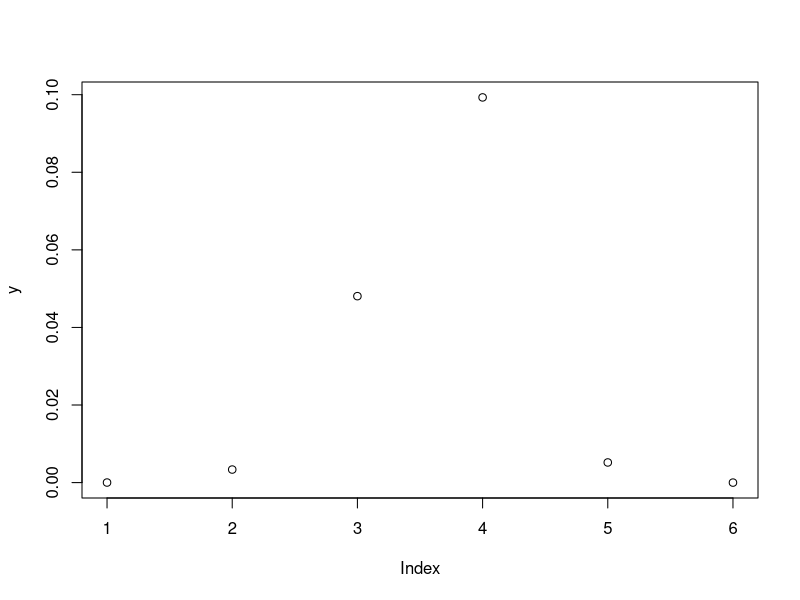

Write R code to recreate this figure.
# 1) Esperança
1000 - (30000 * 0.03)

# 2) Calcular média de divisores do numero sorteado.
# 1 = 1; 2 = 1, 2; 3 = 1, 3; 4 = 1, 2, 4; 5 = 1, 5
# 6 = 1, 2, 3, 6; 7 = 1, 7; 8 = 1, 2, 4, 8; 9 = 1, 3, 9
# 10 = 1, 2, 5, 10
length(c(1, 1, 2, 1, 3, 1, 2, 3, 1, 2, 3, 4, 1, 5, 1, 2, 3, 6, 1, 7,
  1, 2, 4, 8, 1, 3, 9, 1, 2, 5, 10)); 
10 * (10/31)

# 3) Aposta dos dados
one = 3 * (1/6 * 5/6 * 5/6) # Apenas um dos dados na face 1
two = 3 * (1/6 * 1/6 * 5/6) # Dois dados na face 1
three = (1/6 * 1/6 * 1/6) # Todos os dados na face 1
# Calcular os ganhos dado o valor e a probabilidade de cada resultado
ganhos = 20 - (one * 20 + two * 50 + three * 80); ganhos

# 4) probabilidades de que haja 1, 2, 3, 4 ou 5 = 0.05, 0.20, 0.40, 0.25 e 0.10
# a) Número médio de pessoas por carro
por_carro = 1 * 0.05 + 2 * 0.2 + 3 * 0.4 + 4 * 0.25 + 5 * 0.1
# b) Em 4000 carros/h, numero esperado em 10h
total = por_carro * 4000 * 10; total

# 5) Probabilidade das bolas de 1 a 6 e esperança de lucro
perder = -600 * (4/6 + 1/6 * 4/5)
ganhar_direto = 900 * 1/6 
ganhar_elim = 3000 * (1/6 * 1/5)
lucro = perder + ganhar_direto + ganhar_elim; lucro

# 6) 
y = dbinom(c(5, 10, 15, 20, 30, 50), 100, 0.2); y
plot(y)

combinatoria = function(n, y) {  # Combinação N p a p
  factorial(n) / (factorial(y) * factorial(n - y))
}

# 7) Y ∼ Bin(10, 2/3)
n = 10; p = 2/3; comp_p = 1/3
# a) P(Y=3);
combinatoria(n, 3) * p^3 * comp_p^7
# b) P(Y ≤ 2); P(y=0) + P(y=1) + P(y=2)
combinatoria(n, 2) * p^2 * comp_p^8 + 
combinatoria(n, 1) * p^1 * comp_p^9 + 
combinatoria(n, 0) * p^0 * comp_p^10
# c) P(Y ≥ 4); 1 - (P(y=0) + P(y=1) + P(y=2) + P(y=3))
1 - (combinatoria(n, 3) * p^3 * comp_p^7 +
combinatoria(n, 2) * p^2 * comp_p^8 + 
combinatoria(n, 1) * p^1 * comp_p^9 + 
combinatoria(n, 0) * p^0 * comp_p^10)
# d) P(3 < Y < 5);
combinatoria(n, 4) * p^4 * comp_p^6
# e) Esperança e Variancia
n*p # E(Y) = np
n*p*comp_p # V(Y) = np(1 − p) 

# 8) Uma moeda e lancada 20 vezes. Qual a probabilidade de 8 caras?
# Y ∼ Bin(20, 1/2)
n = 20; p = 1/2
combinatoria(n, 8) * p^8 * p^12
n*p  # esperança
n*p*(1-p) # variancia

# 9) Em 30 bezerros nascidos, 60% foram fêmeas.
30*0.6  # valor esperado
sqrt(30*0.6*0.4)  # desvio padrão

# 10) 20% dos animais submetidos a um certo tratamento nao sobrevivem. Feito com 20
# animais e Y são os não sobreviventes
# a) Numero medio de sobreviventes
20 - 0.2*20
# b) Variancia e desvio padrao 
var = 20*0.8*0.2 # variancia
sd = sqrt(var); var; sd
# c) P(2 < Y ≤ 4); = P(Y=3) + p(Y=4)
combinatoria(20, 3) * 0.2^3 * 0.8^17 + combinatoria(20, 4) * 0.2^4 * 0.8^16
# d) P(Y ≥ 2); = 1 - (P(Y=0)+P(Y=1))
1 - (combinatoria(20, 0) * 0.2^0 * 0.8^20 + combinatoria(20, 1) * 0.2^1 * 0.8^19)

# 11) 10% das vacinas de um determinado lab tem validade vencida. Retira-se 10
# a) Prob de todas vencidas P(y=10)
combinatoria(10, 10) * 0.1^10 * 0.9^0
# b) no maximo tres com validade vencida? P(Y<=3) = P(Y=0) + P(Y=1) + P(Y=2) + P(Y=3)
(combinatoria(10, 0) * 0.1^0 * 0.9^10 + combinatoria(10, 1) * 0.1^1 * 0.9^9 
+ combinatoria(10, 2) * 0.1^2 * 0.9^8 + combinatoria(10, 3) * 0.1^3 * 0.9^7)
# c) existir vacina com validade vencida? 1 - P(y=0)
1 - (combinatoria(10, 0) * 0.1^0 * 0.9^10)
# d) uma vacina com validade vencida? P(y=1)
combinatoria(10, 1) * 0.1^1 * 0.9^9

# 12) 30% de uma certa populacao sao imunes a alguma doenca. Amostra de 10
# a) ela contenha exatamente 4 pessoas imunes? P(y=4)
combinatoria(10, 4) * 0.3^4 * 0.7^6
# b) ela contenha mais que 4 pessoas imunes? 1 - (P(y=0)+P(y=1)+P(y=2)+P(y=3)+P(y=4))
1 - (combinatoria(10, 0) * 0.3^0 * 0.7^10 + combinatoria(10, 1) * 0.3^1 * 0.7^9
     + combinatoria(10, 2) * 0.3^2 * 0.7^8 + combinatoria(10, 3) * 0.3^3 * 0.7^7
     + combinatoria(10, 4) * 0.3^4 * 0.7^6)

# 13) 16% dos membros sao canhotos. Amostra de 10
# a) a probabilidade de que exatamente dois sejam canhotos; P(y=2)
combinatoria(10, 2) * 0.16^2 * 0.84^8
# b) P(Y ≥ 2); 1 - (P(y=0)+P(y=1))
1 - (combinatoria(10, 0) * 0.16^0 * 0.84^10 + combinatoria(10, 1) * 0.16^1 * 0.84^9)
# c) P(Y < 2); = P(y=0) + P(y=1)
(combinatoria(10, 0) * 0.16^0 * 0.84^10 + combinatoria(10, 1) * 0.16^1 * 0.84^9)
# d) P(1 ≤ Y ≤ 4); = P(y=1) + P(y=2) + P(y=3) + P(y=4)
(combinatoria(10, 1) * 0.16^1 * 0.84^9 + combinatoria(10, 2) * 0.16^2 * 0.84^8
+ combinatoria(10, 3) * 0.16^3 * 0.84^7 + combinatoria(10, 4) * 0.16^4 * 0.84^6)

# 14) probabilidade de recuperação para uma certa doença seja conhecida e igual a 0,4. Se 15
# contraem a doença
# a) tres ou mais se recuperem? P(Y >= 3) = 1 - (P(y=0)+P(y=1)+P(y=2))
1 - (combinatoria(15, 0) * 0.4^0 * 0.6^15 + combinatoria(15, 1) * 0.4^1 * 0.6^14
     + combinatoria(15, 2) * 0.4^2 * 0.6^13)
# b) quatro ou mais? P(Y >= 4) = 1 - (P(y=0)+P(y=1)+P(y=2)+P(y=3))
1 - (combinatoria(15, 0) * 0.4^0 * 0.6^15 + combinatoria(15, 1) * 0.4^1 * 0.6^14
     + combinatoria(15, 2) * 0.4^2 * 0.6^13 + combinatoria(15, 3) * 0.4^3 * 0.6^12)
# c) cinco ou mais? P(Y >= 4) = 1 - (P(y=0)+P(y=1)+P(y=2)+P(y=3)+P(y=4))
1 - (combinatoria(15, 0) * 0.4^0 * 0.6^15 + combinatoria(15, 1) * 0.4^1 * 0.6^14
     + combinatoria(15, 2) * 0.4^2 * 0.6^13 + combinatoria(15, 3) * 0.4^3 * 0.6^12
     + combinatoria(15, 4) * 0.4^4 * 0.6^11)
# d) menos que tres? P(y=0)+P(y=1)+P(y=2)
(combinatoria(15, 0) * 0.4^0 * 0.6^15 + combinatoria(15, 1) * 0.4^1 * 0.6^14
  + combinatoria(15, 2) * 0.4^2 * 0.6^13)

# 15) nascer uma crianca do sexo feminino é de 47%, qual a probabilidade
# de que uma famılia de 6 filhos seja constituıda por seis criancas do sexo feminino?
combinatoria(6, 6) * 0.47^6 * 0.53^0 # binomial n=6, p=0.47

# 16) a taxa de mortalidade em clınicas veterinarias é de 12%. 8 amostras
# a) a probabilidade de nao haver obito na amostra; P(y=0)
combinatoria(8, 0) * 0.12^0 * 0.88^8
# b) a probabilidade de haver exatamente 2 obitos na amostra; P(y=2)
combinatoria(8, 2) * 0.12^2 * 0.88^6
# c) a probabilidade de haver ao menos um obito na amostra; 1 - P(y=0)
1 - combinatoria(8, 0) * 0.12^0 * 0.88^8
# d) a probabilidade de haver no maximo 2 obitos na amostra; P(y=0)+P(y=1)+P(Y=2)
(combinatoria(8, 0) * 0.12^0 * 0.88^8 + combinatoria(8, 1) * 0.12^1 * 0.88^7
+ combinatoria(8, 2) * 0.12^2 * 0.88^6)
# e) o numero medio de obitos; esperança n*p
8*0.12
# f) o desvio padrao do numero de obitos. raiz da variancia = sqrt(n*p*(1-p))
sqrt(8*0.12*0.88)

# ===> POISSON = e^−λ * λ^y / y!
e = exp(1)

# 17) distribuiçao de Poisson. Os registros do hospital revelam que as admissoes 
# ao setor de emergencias sao, em media, tres por dia, durante este perıodo.
# a) exatamente duas admissoes ao setor de emergencias ocorrerao em um dado dia;
# lambda = 3, y = 2, e = 2.71
(e^-3 * 3^2) / factorial(2)
# b) nenhuma admissao ao setor de emergencias ocorrera em um dado dia;
# lambda = 3, y = 0, e = 2.71
(e^-3 * 3^0) / factorial(0)
# c) ocorram tres ou quatro admissoes ao setor de emergencias em um dado dia.
(e^-3 * 3^3) / factorial(3) + (e^-3 * 3^4) / factorial(4)

# 18) O numero medio de organismos por amostrafoi encontrado como sendo dois. 
# Assumindo o numero de organismos tendo uma distribuicao de Poisson
# lambda = 2
# a) a proxima amostra coletada contera um ou mais organismos; 1 - P(y=0)
1 - (e^-2 * 2^0) / 1
# b) a proxima amostra coletada contera exatamente tres organismos;
(e^-2 * 2^3) / factorial(3)

# 19) 5 bacterias por cm3 de um lıquido, com Poisson
# a) qual é o desvio padrao do numero de bacterias por cm3; sqrt(variancia) = sqrt(lambda)
sqrt(5)
# b) probabilidade de que pelo menos duas bacterias ocorram num volume de lıquido de 1cm3
# = 1 - (P(y=0)+P(y=1))
1 - ((e^-5 * 5^0) / 1 + (e^-5 * 5^1) / 1)

# 20) resultante da reação de um determinado soro é 0.0001. 
# Determinar a probabilidade de, entre 2000 indivıduos:
# a) exatamente tres sofrerem a reacao;
dbinom(3, 2000, 0.0001)
combinatoria(2000, 3) * 0.0001^3 * 0.9999^1997
# b) mais de dois sofrerem a reação. 1 - P(y=0)+P(y=1)+P(y=2)
1 - pbinom(2, 2000, 0.0001)
1 - (dbinom(0, 2000, 0.0001) + dbinom(1, 2000, 0.0001) + dbinom(2, 2000, 0.0001))

# 21) Num livro de 800 paginas ha 800 erros de impressao. Qual a probabilidade de 
# que uma pagina contenha pelo menos 3 erros?
# 1 erro por pagina media
1 - ((e^-1 * 1^0) / 1 + (e^-1 * 1^1) / 1 + (e^-1 * 1^2) / 2)

# 22) Em um total de n plantas irradiadas, e p = 0.0004 a probabilidade de
# uma planta irradiada apresentar mutação. Poisson com aproximação a Binomial
# a) nao aparecer nenhuma planta com mutacao em 900 plantas;
lambda = 0.0004*900; lambda
(e^-lambda * lambda^0) / 1
# b) de aparecer ao menos uma planta com mutação em 900 plantas; = 1-P(y=0)
1 - ((e^-lambda * lambda^0) / 1)

# 23) Seja Y o numero de arvores de castanha-jaranacom distribuião poisson
# media de tres plantas por hectare
# lambda = 3
# a) encontrar no maximo uma arvore dessa especie, ao se observar 1 hectare; P(y=0)+P(y=1)
(e^-3 * 3^0) / 1 + (e^-3 * 3^1) / 1
# b) de se encontrarem 3 ou mais arvores dessa especie; 1 - (P(y=0)+P(y=1)+P(y=2))
1 - ((e^-3 * 3^0) / 1 + (e^-3 * 3^1) / 1 + (e^-3 * 3^2) / 2)

# ===> Hipergeometrica: P(Y = k) = ((m | k) * (n-m | r-k)) / (n | r)

# 24) De um baralho com 52 cartas, retiram-se 8 cartas ao acaso, sem reposicao. 
# Qual a probabilidade de que quatro sejam ases?
(combinatoria(4, 4) * combinatoria(48, 4)) / combinatoria(52, 8)

# 25) De um lote de 100 animais, dos quais 20 sao estereis, escolhe-se uma 
# amostra de 10 sem reposição.
# a) haver 3 estereis;
(combinatoria(20, 3) * combinatoria(80, 7)) / combinatoria(100, 10)
# a) haver 5 estereis;
(combinatoria(20, 5) * combinatoria(80, 5)) / combinatoria(100, 10)

# 26) Um inspetor de qualidade de um frigorıfico examina cada lote de suınos que 
# chega por amostragem, selecionando sempre 10 animais. Se todos os animais 
# amostrados estiverem acima do peso mınimo estabelecido, o lote é aceito. Se pelo 
# menos um dos animais estiver abaixo do peso mınimo, o lote todo é recusado. Num
# determinado lote de 60 animais, há 6 deles abaixo do peso. Qual a probabilidade
# do lote ser recusado?
1 - (combinatoria(6, 0) * combinatoria(54, 10)) / combinatoria(60, 10)
